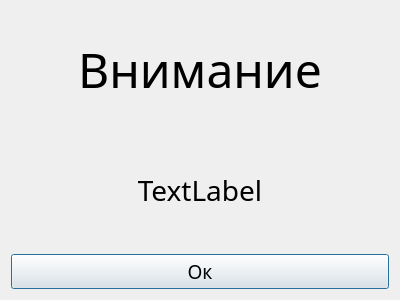
<?xml version="1.0" encoding="UTF-8"?>
<ui version="4.0">
 <class>NoNoNo</class>
 <widget class="QDialog" name="NoNoNo">
  <property name="geometry">
   <rect>
    <x>0</x>
    <y>0</y>
    <width>400</width>
    <height>300</height>
   </rect>
  </property>
  <property name="font">
   <font>
    <family>GOST type A</family>
    <pointsize>14</pointsize>
   </font>
  </property>
  <property name="windowTitle">
   <string>Dialog</string>
  </property>
  <layout class="QVBoxLayout" name="verticalLayout">
   <item>
    <widget class="QLabel" name="label">
     <property name="font">
      <font>
       <family>GOST type A</family>
       <pointsize>36</pointsize>
      </font>
     </property>
     <property name="text">
      <string>Внимание</string>
     </property>
     <property name="alignment">
      <set>Qt::AlignmentFlag::AlignCenter</set>
     </property>
    </widget>
   </item>
   <item>
    <widget class="QLabel" name="label_2">
     <property name="font">
      <font>
       <family>GOST type A</family>
       <pointsize>21</pointsize>
      </font>
     </property>
     <property name="text">
      <string>TextLabel</string>
     </property>
     <property name="alignment">
      <set>Qt::AlignmentFlag::AlignCenter</set>
     </property>
    </widget>
   </item>
   <item>
    <widget class="QPushButton" name="pushButton_2">
     <property name="text">
      <string>Ок</string>
     </property>
    </widget>
   </item>
  </layout>
 </widget>
 <resources/>
 <connections/>
</ui>
